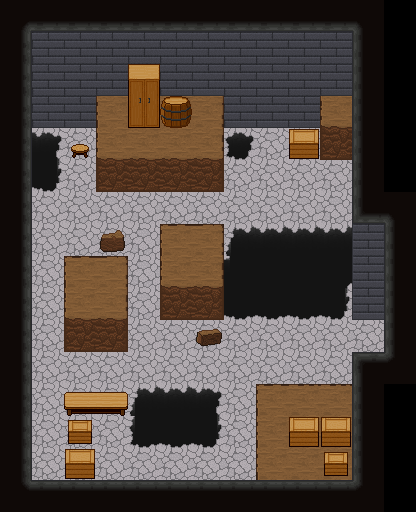

This is a level from a 2D game, rendered from its Tiled map with the project's own tilesets. A one-line summary and the map file follow, with tile-layer data summarised:
An orthogonal 13x16 tile map with 32x32 px tiles, 4 tile layers (Lower 1, Upper 1, Lower 2, Upper 2), 9 tilesets and 5 objects (3x event, teleport, object).

<map height="16" orientation="orthogonal" tileheight="32" tilewidth="32" version="1.0" width="13">
 <properties><property name="blended tiles" value="195,197,198,199,200,202,203,205,207,208,209,210,211,212,213,214,215,216,217,218,219,220,221,222,223,227,229,230,231,235,237,238,239,240,241,242,244,245,246,247,248,249,252,254,255,256,257,258,259,260,261,262,263,398,399,400,401,402,403,404,405,406,407,408,409" />
  <property name="bgm" value="music_haven" />
  <property name="minimap" value="graphic_minimap_l1_b1" />
  <property name="minimap_x1" value="86" />
  <property name="minimap_x2" value="107" />
  <property name="minimap_y1" value="120" />
  <property name="minimap_y2" value="153" />
 </properties>
 <tileset firstgid="1" name="blockboundBrickWall" tileheight="32" tilewidth="32">
  <image height="96" source="tilesets/blockbound/brickwall.png" width="128" />
  <tile id="0">
   <properties>
    <property name="x" value="" />
   </properties>
  </tile>
  <tile id="1">
   <properties>
    <property name="x" value="" />
   </properties>
  </tile>
  <tile id="2">
   <properties>
    <property name="x" value="" />
   </properties>
  </tile>
 </tileset>
 <tileset firstgid="13" name="blockboundBrownRock" tileheight="32" tilewidth="32">
  <image height="224" source="tilesets/blockbound/brownrock.png" trans="8080ff" width="320" />
  <tile id="30">
   <properties>
    <property name="x" value="" />
   </properties>
  </tile>
  <tile id="31">
   <properties>
    <property name="x" value="" />
   </properties>
  </tile>
  <tile id="32">
   <properties>
    <property name="x" value="" />
   </properties>
  </tile>
  <tile id="40">
   <properties>
    <property name="x" value="" />
   </properties>
  </tile>
  <tile id="41">
   <properties>
    <property name="x" value="" />
   </properties>
  </tile>
  <tile id="42">
   <properties>
    <property name="x" value="" />
   </properties>
  </tile>
  <tile id="50">
   <properties>
    <property name="top" value="" />
   </properties>
  </tile>
  <tile id="51">
   <properties>
    <property name="top" value="" />
   </properties>
  </tile>
  <tile id="52">
   <properties>
    <property name="top" value="" />
   </properties>
  </tile>
 </tileset>
 <tileset firstgid="83" name="blockboundRedRug" tileheight="32" tilewidth="32">
  <image height="96" source="tilesets/blockbound/redrug.png" width="96" />
 </tileset>
 <tileset firstgid="92" name="blockboundStoneFloor" tileheight="32" tilewidth="32">
  <image height="320" source="tilesets/blockbound/stonefloor.PNG" trans="8080ff" width="320" />
  <tile id="30">
   <properties>
    <property name="x" value="" />
   </properties>
  </tile>
  <tile id="31">
   <properties>
    <property name="x" value="" />
   </properties>
  </tile>
  <tile id="32">
   <properties>
    <property name="x" value="" />
   </properties>
  </tile>
  <tile id="40">
   <properties>
    <property name="x" value="" />
   </properties>
  </tile>
  <tile id="41">
   <properties>
    <property name="x" value="" />
   </properties>
  </tile>
  <tile id="42">
   <properties>
    <property name="x" value="" />
   </properties>
  </tile>
  <tile id="60">
   <properties>
    <property name="top" value="" />
   </properties>
  </tile>
  <tile id="61">
   <properties>
    <property name="top" value="" />
   </properties>
  </tile>
  <tile id="62">
   <properties>
    <property name="top" value="" />
   </properties>
  </tile>
  <tile id="70">
   <properties>
    <property name="hole" value="" />
   </properties>
  </tile>
  <tile id="71">
   <properties>
    <property name="hole" value="" />
   </properties>
  </tile>
  <tile id="72">
   <properties>
    <property name="hole" value="" />
   </properties>
  </tile>
  <tile id="73">
   <properties>
    <property name="hole" value="" />
   </properties>
  </tile>
  <tile id="74">
   <properties>
    <property name="hole" value="" />
   </properties>
  </tile>
  <tile id="75">
   <properties>
    <property name="hole" value="" />
   </properties>
  </tile>
  <tile id="76">
   <properties>
    <property name="hole" value="" />
   </properties>
  </tile>
  <tile id="77">
   <properties>
    <property name="hole" value="" />
   </properties>
  </tile>
  <tile id="80">
   <properties>
    <property name="hole" value="" />
   </properties>
  </tile>
  <tile id="81">
   <properties>
    <property name="hole" value="" />
   </properties>
  </tile>
  <tile id="82">
   <properties>
    <property name="hole" value="" />
   </properties>
  </tile>
  <tile id="83">
   <properties>
    <property name="hole" value="" />
   </properties>
  </tile>
  <tile id="84">
   <properties>
    <property name="hole" value="" />
   </properties>
  </tile>
  <tile id="85">
   <properties>
    <property name="hole" value="" />
   </properties>
  </tile>
  <tile id="86">
   <properties>
    <property name="hole" value="" />
   </properties>
  </tile>
  <tile id="87">
   <properties>
    <property name="hole" value="" />
   </properties>
  </tile>
  <tile id="90">
   <properties>
    <property name="hole" value="" />
   </properties>
  </tile>
  <tile id="91">
   <properties>
    <property name="hole" value="" />
   </properties>
  </tile>
  <tile id="92">
   <properties>
    <property name="hole" value="" />
   </properties>
  </tile>
  <tile id="93">
   <properties>
    <property name="hole" value="" />
   </properties>
  </tile>
  <tile id="94">
   <properties>
    <property name="hole" value="" />
   </properties>
  </tile>
  <tile id="95">
   <properties>
    <property name="hole" value="" />
   </properties>
  </tile>
  <tile id="96">
   <properties>
    <property name="hole" value="" />
   </properties>
  </tile>
 </tileset>
 <tileset firstgid="192" name="blockboundUpper" tileheight="32" tilewidth="32">
  <image height="288" source="tilesets/blockbound/upper.png" trans="8080ff" width="256" />
  <tile id="0">
   <properties>
    <property name="x" value="" />
   </properties>
  </tile>
  <tile id="1">
   <properties>
    <property name="x" value="" />
   </properties>
  </tile>
  <tile id="2">
   <properties>
    <property name="x" value="" />
   </properties>
  </tile>
  <tile id="3">
   <properties>
    <property name="x" value="" />
   </properties>
  </tile>
  <tile id="4">
   <properties>
    <property name="x" value="" />
   </properties>
  </tile>
  <tile id="8">
   <properties>
    <property name="x" value="" />
   </properties>
  </tile>
  <tile id="9">
   <properties>
    <property name="x" value="" />
   </properties>
  </tile>
  <tile id="10">
   <properties>
    <property name="x" value="" />
   </properties>
  </tile>
  <tile id="11">
   <properties>
    <property name="x" value="" />
   </properties>
  </tile>
  <tile id="12">
   <properties>
    <property name="x" value="" />
   </properties>
  </tile>
  <tile id="16">
   <properties>
    <property name="x" value="" />
   </properties>
  </tile>
  <tile id="17">
   <properties>
    <property name="x" value="" />
   </properties>
  </tile>
  <tile id="18">
   <properties>
    <property name="x" value="" />
   </properties>
  </tile>
  <tile id="19">
   <properties>
    <property name="x" value="" />
   </properties>
  </tile>
  <tile id="24">
   <properties>
    <property name="x" value="" />
   </properties>
  </tile>
  <tile id="25">
   <properties>
    <property name="x" value="" />
   </properties>
  </tile>
  <tile id="26">
   <properties>
    <property name="x" value="" />
   </properties>
  </tile>
  <tile id="27">
   <properties>
    <property name="x" value="" />
   </properties>
  </tile>
  <tile id="28">
   <properties>
    <property name="x" value="" />
   </properties>
  </tile>
  <tile id="32">
   <properties>
    <property name="x" value="" />
   </properties>
  </tile>
  <tile id="33">
   <properties>
    <property name="x" value="" />
   </properties>
  </tile>
  <tile id="34">
   <properties>
    <property name="x" value="" />
   </properties>
  </tile>
  <tile id="35">
   <properties>
    <property name="x" value="" />
   </properties>
  </tile>
  <tile id="36">
   <properties>
    <property name="x" value="" />
   </properties>
  </tile>
  <tile id="39">
   <properties>
    <property name="x" value="" />
   </properties>
  </tile>
  <tile id="40">
   <properties>
    <property name="x" value="" />
   </properties>
  </tile>
  <tile id="41">
   <properties>
    <property name="x" value="" />
   </properties>
  </tile>
  <tile id="42">
   <properties>
    <property name="x" value="" />
   </properties>
  </tile>
  <tile id="43">
   <properties>
    <property name="x" value="" />
   </properties>
  </tile>
  <tile id="44">
   <properties>
    <property name="x" value="" />
   </properties>
  </tile>
  <tile id="45">
   <properties>
    <property name="x" value="" />
   </properties>
  </tile>
  <tile id="46">
   <properties>
    <property name="x" value="" />
   </properties>
  </tile>
  <tile id="47">
   <properties>
    <property name="x" value="" />
   </properties>
  </tile>
  <tile id="54">
   <properties>
    <property name="x" value="" />
   </properties>
  </tile>
 </tileset>
 <tileset firstgid="264" name="blockboundWoodFloor" tileheight="32" tilewidth="32">
  <image height="320" source="tilesets/blockbound/woodfloor.png" trans="8080ff" width="320" />
  <tile id="30">
   <properties>
    <property name="x" value="" />
   </properties>
  </tile>
  <tile id="31">
   <properties>
    <property name="x" value="" />
   </properties>
  </tile>
  <tile id="32">
   <properties>
    <property name="x" value="" />
   </properties>
  </tile>
  <tile id="40">
   <properties>
    <property name="x" value="" />
   </properties>
  </tile>
  <tile id="41">
   <properties>
    <property name="x" value="" />
   </properties>
  </tile>
  <tile id="42">
   <properties>
    <property name="x" value="" />
   </properties>
  </tile>
  <tile id="50">
   <properties>
    <property name="x" value="" />
   </properties>
  </tile>
  <tile id="51">
   <properties>
    <property name="x" value="" />
   </properties>
  </tile>
  <tile id="52">
   <properties>
    <property name="x" value="" />
   </properties>
  </tile>
  <tile id="60">
   <properties>
    <property name="top" value="" />
   </properties>
  </tile>
  <tile id="61">
   <properties>
    <property name="top" value="" />
   </properties>
  </tile>
  <tile id="62">
   <properties>
    <property name="top" value="" />
   </properties>
  </tile>
  <tile id="70">
   <properties>
    <property name="hole" value="" />
   </properties>
  </tile>
  <tile id="71">
   <properties>
    <property name="hole" value="" />
   </properties>
  </tile>
  <tile id="72">
   <properties>
    <property name="hole" value="" />
   </properties>
  </tile>
  <tile id="73">
   <properties>
    <property name="hole" value="" />
   </properties>
  </tile>
  <tile id="74">
   <properties>
    <property name="hole" value="" />
   </properties>
  </tile>
  <tile id="75">
   <properties>
    <property name="hole" value="" />
   </properties>
  </tile>
  <tile id="76">
   <properties>
    <property name="hole" value="" />
   </properties>
  </tile>
  <tile id="77">
   <properties>
    <property name="hole" value="" />
   </properties>
  </tile>
  <tile id="80">
   <properties>
    <property name="hole" value="" />
   </properties>
  </tile>
  <tile id="81">
   <properties>
    <property name="hole" value="" />
   </properties>
  </tile>
  <tile id="82">
   <properties>
    <property name="hole" value="" />
   </properties>
  </tile>
  <tile id="83">
   <properties>
    <property name="hole" value="" />
   </properties>
  </tile>
  <tile id="84">
   <properties>
    <property name="hole" value="" />
   </properties>
  </tile>
  <tile id="85">
   <properties>
    <property name="hole" value="" />
   </properties>
  </tile>
  <tile id="86">
   <properties>
    <property name="hole" value="" />
   </properties>
  </tile>
  <tile id="87">
   <properties>
    <property name="hole" value="" />
   </properties>
  </tile>
  <tile id="90">
   <properties>
    <property name="hole" value="" />
   </properties>
  </tile>
  <tile id="91">
   <properties>
    <property name="hole" value="" />
   </properties>
  </tile>
  <tile id="92">
   <properties>
    <property name="hole" value="" />
   </properties>
  </tile>
  <tile id="93">
   <properties>
    <property name="hole" value="" />
   </properties>
  </tile>
  <tile id="94">
   <properties>
    <property name="hole" value="" />
   </properties>
  </tile>
  <tile id="95">
   <properties>
    <property name="hole" value="" />
   </properties>
  </tile>
  <tile id="96">
   <properties>
    <property name="hole" value="" />
   </properties>
  </tile>
 </tileset>
 <tileset firstgid="364" name="blockboundCeiling" tileheight="32" tilewidth="32">
  <image height="96" source="tilesets/blockbound/ceiling.png" trans="8080ff" width="160" />
  <tile id="0">
   <properties>
    <property name="x" value="" />
   </properties>
  </tile>
  <tile id="1">
   <properties>
    <property name="x" value="" />
   </properties>
  </tile>
  <tile id="2">
   <properties>
    <property name="x" value="" />
   </properties>
  </tile>
  <tile id="3">
   <properties>
    <property name="x" value="" />
   </properties>
  </tile>
  <tile id="4">
   <properties>
    <property name="x" value="" />
   </properties>
  </tile>
  <tile id="5">
   <properties>
    <property name="x" value="" />
   </properties>
  </tile>
  <tile id="6">
   <properties>
    <property name="x" value="" />
   </properties>
  </tile>
  <tile id="7">
   <properties>
    <property name="x" value="" />
   </properties>
  </tile>
  <tile id="8">
   <properties>
    <property name="x" value="" />
   </properties>
  </tile>
  <tile id="9">
   <properties>
    <property name="x" value="" />
   </properties>
  </tile>
  <tile id="10">
   <properties>
    <property name="x" value="" />
   </properties>
  </tile>
  <tile id="11">
   <properties>
    <property name="x" value="" />
   </properties>
  </tile>
  <tile id="12">
   <properties>
    <property name="x" value="" />
   </properties>
  </tile>
  <tile id="13">
   <properties>
    <property name="x" value="" />
   </properties>
  </tile>
  <tile id="14">
   <properties>
    <property name="x" value="" />
   </properties>
  </tile>
 </tileset>
 <tileset firstgid="379" name="blockboundQuarryCeiling" tileheight="32" tilewidth="32">
  <image height="96" source="tilesets/blockbound/quarryroof.png" trans="8080ff" width="160" />
  <tile id="0">
   <properties>
    <property name="x" value="" />
   </properties>
  </tile>
  <tile id="2">
   <properties>
    <property name="x" value="" />
   </properties>
  </tile>
  <tile id="3">
   <properties>
    <property name="x" value="" />
   </properties>
  </tile>
  <tile id="4">
   <properties>
    <property name="x" value="" />
   </properties>
  </tile>
  <tile id="5">
   <properties>
    <property name="x" value="" />
   </properties>
  </tile>
  <tile id="6">
   <properties>
    <property name="x" value="" />
   </properties>
  </tile>
  <tile id="7">
   <properties>
    <property name="x" value="" />
   </properties>
  </tile>
  <tile id="9">
   <properties>
    <property name="x" value="" />
   </properties>
  </tile>
  <tile id="10">
   <properties>
    <property name="x" value="" />
   </properties>
  </tile>
  <tile id="11">
   <properties>
    <property name="x" value="" />
   </properties>
  </tile>
  <tile id="12">
   <properties>
    <property name="x" value="" />
   </properties>
  </tile>
  <tile id="13">
   <properties>
    <property name="x" value="" />
   </properties>
  </tile>
  <tile id="14">
   <properties>
    <property name="x" value="" />
   </properties>
  </tile>
 </tileset>
 <tileset firstgid="394" name="blockboundStairSide" tileheight="32" tilewidth="32">
  <image height="128" source="tilesets/blockbound/stairwellside.png" trans="8080ff" width="128" />
 </tileset>
 <layer height="16" name="Lower 1" width="13">
  <properties>
   <property name="layer" value="5" />
   <property name="z" value="0" />
  <property name="layer" value="5" /></properties>
  <data>[208 cells, 198 non-empty, 30 distinct tile ids]</data>
 </layer>
 <layer height="16" name="Upper 1" width="13">
  <properties>
   <property name="layer" value="4" />
   <property name="z" value=".5" />
  <property name="layer" value="4" /></properties>
  <data>[208 cells, 8 non-empty, 7 distinct tile ids]</data>
 </layer>
 <objectgroup height="16" name="Event 1" width="13">
  <properties>
   <property name="layer" value="3" />
   <property name="z" value=".5" />
  <property name="layer" value="3" /></properties>
  <object height="32" name="DragonBeetle" type="event" width="32" x="224" y="192">
   <properties>
    <property name="key" value="enemy_dragon_beetle" />
    <property name="respawns" value="" />
   </properties>
  </object>
  <object height="32" name="DragonBeetle" type="event" width="32" x="128" y="448">
   <properties>
    <property name="key" value="enemy_dragon_beetle" />
    <property name="respawns" value="" />
   </properties>
  </object>
  <object height="32" name="Teleport" type="teleport" width="16" x="368" y="320">
   <properties>
    <property name="id" value="map_havenLowerHall" />
    <property name="x" value="2" />
    <property name="y" value="17" />
   </properties>
  </object>
  <object height="32" name="Treasure Chest" type="object" width="32" x="96" y="416">
   <properties>
    <property name="id" value="chest" />
    <property name="item" value="Lift Sprocket" />
    <property name="scene" value="scene_event_lift_sprocket" />
    <property name="switch" value="intro_done" />
   </properties>
  </object>
  <object height="32" name="Widget (wide-pacing)" type="event" width="32" x="320" y="160">
   <properties>
    <property name="key" value="enemy_widget_widepace" />
    <property name="switch" value="intro_done" />
   </properties>
  </object>
 </objectgroup>
 <layer height="16" name="Lower 2" width="13">
  <properties>
   <property name="layer" value="2" />
   <property name="z" value="1" />
  <property name="layer" value="2" /></properties>
  <data>[208 cells, 25 non-empty, 9 distinct tile ids]</data>
 </layer>
 <layer height="16" name="Upper 2" width="13">
  <properties>
   <property name="layer" value="1" />
   <property name="z" value="1.5" />
  <property name="layer" value="1" /></properties>
  <data>[208 cells, 6 non-empty, 5 distinct tile ids]</data>
 </layer>
 <objectgroup height="16" name="Event 2" width="13">
  <properties>
   <property name="layer" value="0" />
   <property name="z" value="1.5" />
  <property name="layer" value="0" /></properties>
 </objectgroup>
</map>
